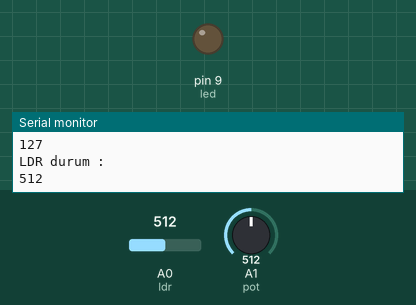
Bench run of a sketch on a simulated Arduino Uno, built with avr-gcc and run on an emulated ATmega328P. On the bench: output pins drawn as LEDs (lit = HIGH), the last lines printed to the serial monitor. The test bench sets the inputs (shaded band); at power-on: A0 (ldr) = 512, A1 (pot) = 512.

Above: at 1.2 s.
1.3 s: A0 (ldr) set to 316
2.8 s: A0 (ldr) set to 289
At 4.1 s:
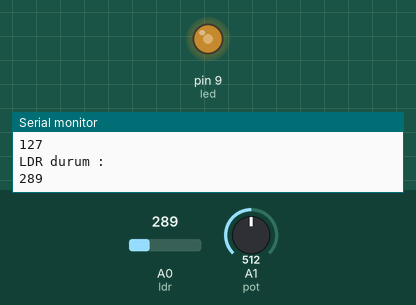
4.4 s: A1 (pot) set to 716
At 5.2 s:
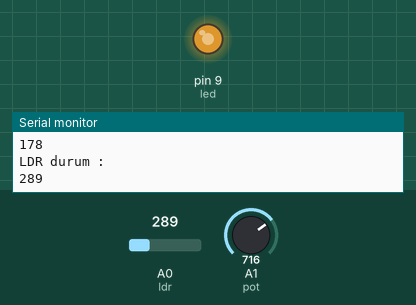
6.0 s: A1 (pot) set to 122
At 7.4 s:
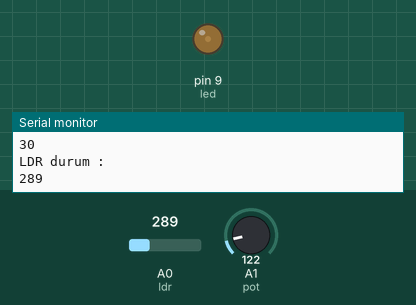
7.7 s: A1 (pot) set to 900
At 8.9 s:
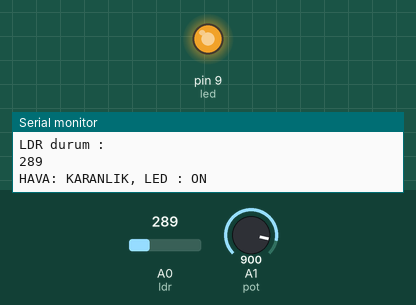
9.3 s: A1 (pot) set to 511
At 10.8 s:
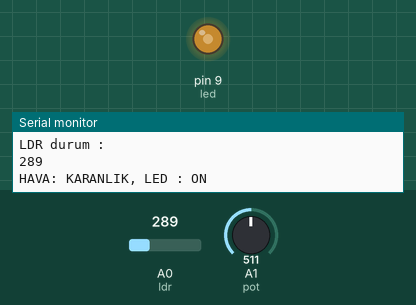
Timing chart, 0 to 11.9 s (numbered marks = the images above; inputs shaded):
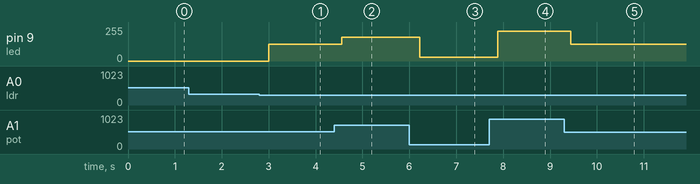

Measured:
- the behaviour switches between 300 and 299 on A0 (ldr) (found by bisection; images 0 and 1)
- after the input at 2.8 s, pin 9 (led): 0/255 → 127/255 after 0.20 s
- after the input at 4.4 s, pin 9 (led): 127/255 → 178/255 after 0.15 s
- after the input at 6.0 s, pin 9 (led): 178/255 → 30/255 after 0.22 s
- after the input at 7.7 s, pin 9 (led): 30/255 → 224/255 after 0.19 s
- after the input at 9.3 s, pin 9 (led): 224/255 → 127/255 after 0.14 s

The sketch:

LDR__ve_Pot_ile_Led_kontr_l_.ino
```cpp
#define led 9  // pwm çıkışı olan bir port seçmelisiniz
#define ldr A0
#define pot A1
int ldrdurum = 0 ;
int potdurum = 0 ;
void setup() {
  Serial.begin(9600); // serial ekranı başlattık
}
void loop() {
ldrdurum = analogRead(ldr); // ldr durumunu değişkene atadık
potdurum = analogRead(pot); // Burada potun durumunu okuduk
potdurum = map(potdurum,0,1023,0,255);  //pwm çıkışı için potun değerini orantılı şekilde 0-255 arasına çevirdik
Serial.println("Pot durum : ");
Serial.println(potdurum);
Serial.println("LDR durum : ");
Serial.println(ldrdurum); // serial ekrana ldr durumunu yazdırdık
delay(110);
if (ldrdurum < 300){ // eğer ldr 300'ün altında değer gösteriyorsa altındaki kodu çalıştır
  analogWrite(led,potdurum);
  Serial.println("HAVA: KARANLIK, LED : ON "); // Serial Ekrana şunu yaz
}
else {              // eğer ldr 300'ün altında bir değer göstermiyorsa altındaki kodları yap
    analogWrite(led,0);
  Serial.println("HAVA: AYDINLIK, LED : OFF ");
}
}
```
